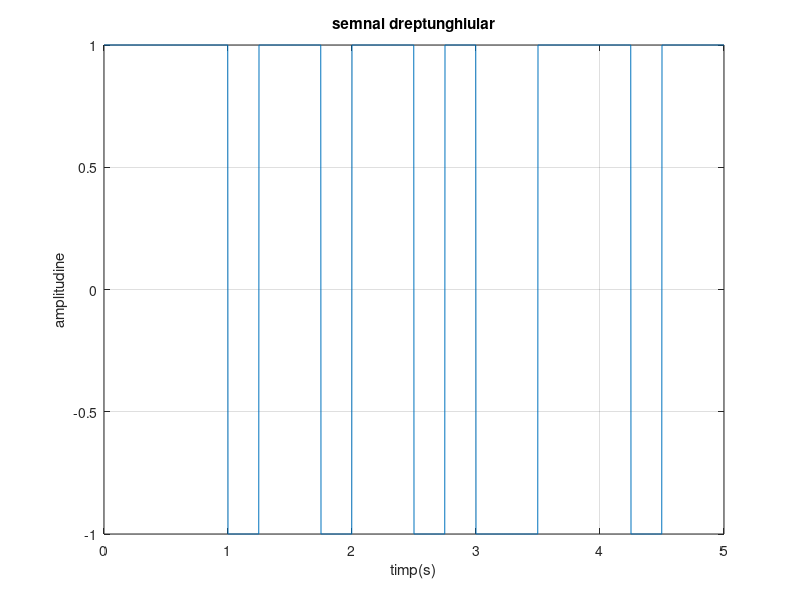
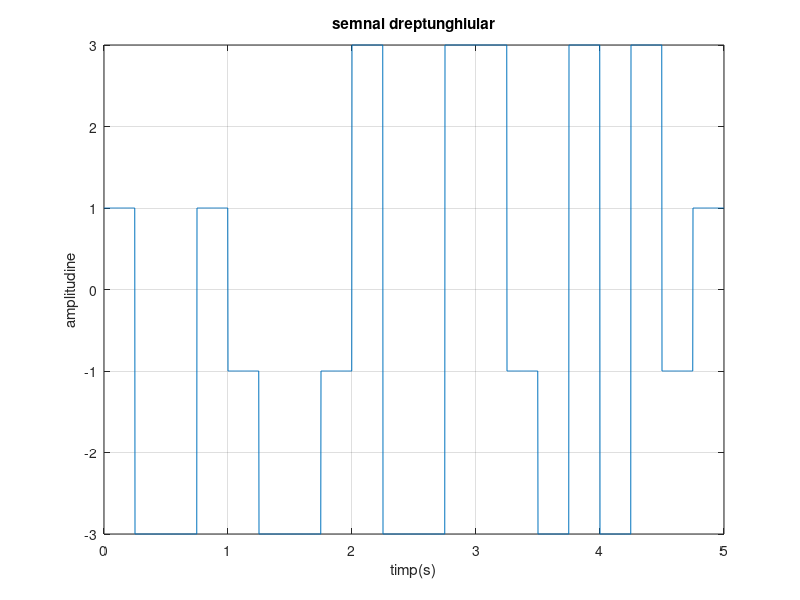
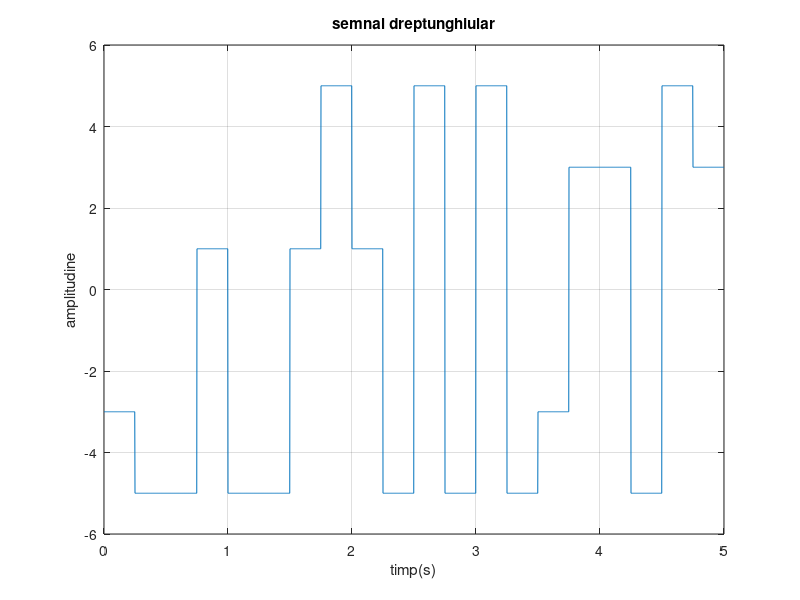
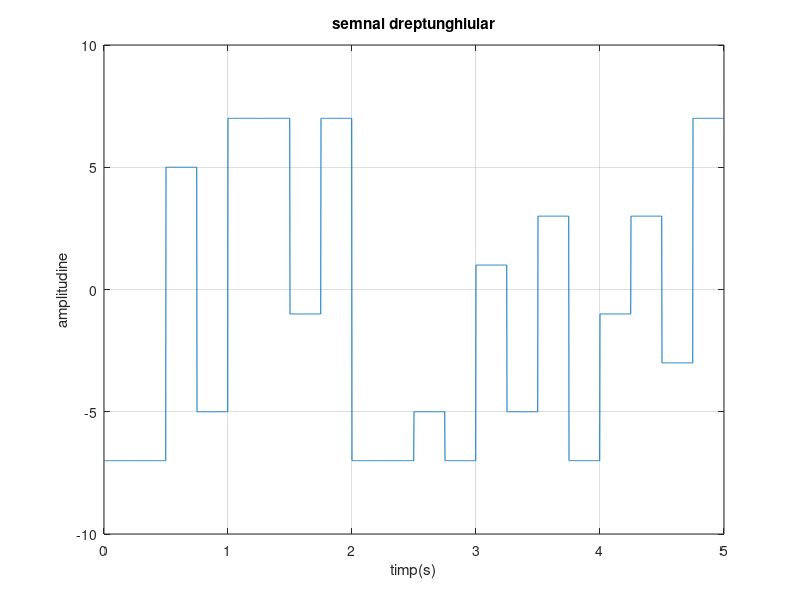

MATLAB code to generate these figures, in order:
figure(1);
t= 0:0.002:5;
n=125;% n=0.25/0.002
v=randn(1,20);k=1;s=[0 0 0];
for p=1:length(v)
    if v(1,p)<0
        v(1,p)=-1; % pe nivelurile date
    else v(1,p)=1;    
    end
end
for i=1:20
    for j=1:125
        s(1,k) = v(1,i); %generarea semnalului s;
        k=k+1;
    end
end
s(1,k)=v(1,i);
plot(t,s), xlabel('timp(s)'), ylabel('amplitudine'), title('semnal dreptunghiular'),grid;
figure(2);
    t= 0:0.002:5;
n=125;  % n=0.25/0.002
v=randn(1,20);k=1;s=[0 0 0];
for p=1:length(v)
    if v(1,p)<-0.5
        v(1,p)=-3;
    end
    if v(1,p)>-0.5 && v(1,p)<0
        v(1,p)=-1;  
    end
    if v(1,p)>0.5
        v(1,p)=3;
    end
    if v(1,p)>0 && v(1,p)<0.5
        v(1,p)=1;
    end
end   
for i=1:20
    
    for j=1:125
        s(1,k) = v(1,i);
        k=k+1;
    end
end
s(1,k)=v(1,i);
plot(t,s), xlabel('timp(s)'), ylabel('amplitudine'), title('semnal dreptunghiular'),grid;
figure(3)
    t= 0:0.002:5;
n=125;  % n=0.25/0.002
v=randn(1,20);k=1;s=[0 0 0];
for p=1:length(v)
    if v(1,p)<-0.66
        v(1,p)=-5;
    end
    if v(1,p)>-0.66 && v(1,p)<-0.33
        v(1,p)=-3;  
    end
    if v(1,p)>-0.33 && v(1,p)<0
        v(1,p)=-5;
    end
    if v(1,p)>0.66
        v(1,p)=5;
    end
    if v(1,p)>0.33 && v(1,p)<0.66
        v(1,p)=3;
    end
    if v(1,p)>0 && v(1,p)<0.33
        v(1,p)=1;
    end
end   
for i=1:20
    for j=1:125
        s(1,k) = v(1,i);
        k=k+1;
    end
end
s(1,k)=v(1,i);
plot(t,s), xlabel('timp(s)'), ylabel('amplitudine'), title('semnal dreptunghiular'),grid;
figure(4);
    t= 0:0.002:5;
n=125;  % n=0.25/0.002
v=randn(1,20);k=1;s=[0 0 0];
for p=1:length(v)
    if v(1,p)<-0.75
        v(1,p)=-7;
    end
    if v(1,p)>-0.75 && v(1,p)<-0.5
        v(1,p)=-5;  
    end
    if v(1,p)>-0.5 && v(1,p)<-0.25
        v(1,p)=-3;
    end
    if v(1,p)>-0.25 && v(1,p)<0
        v(1,p)=-1;
    end 
    if v(1,p)>0.75
        v(1,p)=7;
    end
    if v(1,p)>0.5 && v(1,p)<0.75
        v(1,p)=5;
    end
    if v(1,p)>0.25 && v(1,p)<0.5
        v(1,p)=3;
    end
    if v(1,p)>0 && v(1,p)<0.25
        v(1,p)=1;
    end
end   
for i=1:20
    for j=1:125
        s(1,k) = v(1,i);
        k=k+1;
    end
end
s(1,k)=v(1,i);
plot(t,s), xlabel('timp(s)'), ylabel('amplitudine'), title('semnal dreptunghiular'),grid;
figure(5);
t= 0:0.02:4.8;
n=12.5;
v=randn(1,20);k=1;s=[0 0 0];
for p=1:length(v)
    if v(1,p)<0
        v(1,p)=-1;
    else v(1,p)=1;    
    end
end
for i=1:20
    for j=1:n
        s(1,k) = v(1,i);
        k=k+1;
    end
end
s(1,k)=v(1,i);
plot(t,s), xlabel('timp(s)'), ylabel('amplitudine'), title('semnal dreptunghiular'),grid;
figure(6);
    t= 0:0.02:4.8;
n=12.5;  % n=0.25/0.002
v=randn(1,20);k=1;s=[0 0 0];
for p=1:length(v)
    if v(1,p)<-0.5
        v(1,p)=-3;
    end
    if v(1,p)>-0.5 && v(1,p)<0
        v(1,p)=-1;  
    end
    if v(1,p)>0.5
        v(1,p)=3;
    end
    if v(1,p)>0 && v(1,p)<0.5
        v(1,p)=1;
    end
end   
for i=1:20
    for j=1:n
        s(1,k) = v(1,i);
        k=k+1;
    end
end
s(1,k)=v(1,i);
plot(t,s), xlabel('timp(s)'), ylabel('amplitudine'), title('semnal dreptunghiular'),grid;
figure(7);
    t= 0:0.02:4.8;
n=12.5;  % n=0.25/0.02
v=randn(1,20);k=1;s=[0 0 0];
for p=1:length(v)
    if v(1,p)<-0.66
        v(1,p)=-5;
    end
    if v(1,p)>-0.66 && v(1,p)<-0.33
        v(1,p)=-3;  
    end
    if v(1,p)>-0.33 && v(1,p)<0
        v(1,p)=-5;
    end
    if v(1,p)>0.66
        v(1,p)=5;
    end
    if v(1,p)>0.33 && v(1,p)<0.66
        v(1,p)=3;
    end
    if v(1,p)>0 && v(1,p)<0.33
        v(1,p)=1;
    end
end   
for i=1:20
    for j=1:n
        s(1,k) = v(1,i);
        k=k+1;
    end
end
s(1,k)=v(1,i);
plot(t,s), xlabel('timp(s)'), ylabel('amplitudine'), title('semnal dreptunghiular'),grid;
figure(8);
    t= 0:0.02:4.8;
n=12.5;  % n=0.25/0.02
v=randn(1,20);k=1;s=[0 0 0];
for p=1:length(v)
    if v(1,p)<-0.75
        v(1,p)=-7;
    end
    if v(1,p)>-0.75 && v(1,p)<-0.5
        v(1,p)=-5;  
    end
    if v(1,p)>-0.5 && v(1,p)<-0.25
        v(1,p)=-3;
    end
    if v(1,p)>-0.25 && v(1,p)<0
        v(1,p)=-1;
    end 
    if v(1,p)>0.75
        v(1,p)=7;
    end
    if v(1,p)>0.5 && v(1,p)<0.75
        v(1,p)=5;
    end
    if v(1,p)>0.25 && v(1,p)<0.5
        v(1,p)=3;
    end
    if v(1,p)>0 && v(1,p)<0.25
        v(1,p)=1;
    end    
end   
for i=1:20   
    for j=1:n
        s(1,k) = v(1,i);
        k=k+1;
    end
end
s(1,k)=v(1,i);
plot(t,s), xlabel('timp(s)'), ylabel('amplitudine'), title('semnal dreptunghiular'),grid;
figure(9);
t= 0:0.2:4;
n=1.25;
v=randn(1,20);k=1;s=[0 0 0];
for p=1:length(v)
    if v(1,p)<0
        v(1,p)=-1;
    else v(1,p)=1;    
    end
end
for i=1:20  
    for j=1:n
        s(1,k) = v(1,i);
        k=k+1;
    end
end
s(1,k)=v(1,i);
plot(t,s), xlabel('timp(s)'), ylabel('amplitudine'), title('semnal dreptunghiular'),grid;
figure(10);
    t= 0:0.2:4;
n=1.25;  % n=0.25/0.2
v=randn(1,20);k=1;s=[0 0 0];
for p=1:length(v)
    if v(1,p)<-0.5
        v(1,p)=-3;
    end
    if v(1,p)>-0.5 && v(1,p)<0
        v(1,p)=-1;  
    end
    if v(1,p)>0.5
        v(1,p)=3;
    end
    if v(1,p)>0 && v(1,p)<0.5
        v(1,p)=1;
    end   
end   
for i=1:20
    for j=1:n
        s(1,k) = v(1,i);
        k=k+1;
    end
end
s(1,k)=v(1,i);
plot(t,s), xlabel('timp(s)'), ylabel('amplitudine'), title('semnal dreptunghiular'),grid;
figure(11);
    t= 0:0.2:4;
n=1.25;  % n=0.25/0.2
v=randn(1,20);k=1;s=[0 0 0];
for p=1:length(v)
    if v(1,p)<-0.66
        v(1,p)=-5;
    end
    if v(1,p)>-0.66 && v(1,p)<-0.33
        v(1,p)=-3;  
    end
    if v(1,p)>-0.33 && v(1,p)<0
        v(1,p)=-5;
    end
    if v(1,p)>0.66
        v(1,p)=5;
    end
    if v(1,p)>0.33 && v(1,p)<0.66
        v(1,p)=3;
    end
    if v(1,p)>0 && v(1,p)<0.33
        v(1,p)=1;
    end
end   
for i=1:20
    for j=1:n
        s(1,k) = v(1,i);
        k=k+1;
    end
end
s(1,k)=v(1,i);
plot(t,s), xlabel('timp(s)'), ylabel('amplitudine'), title('semnal dreptunghiular'),grid;
figure(12);
    t= 0:0.2:4;
n=1.25;  % n=0.25/0.2
v=randn(1,20);k=1;s=[0 0 0];
for p=1:length(v)
    if v(1,p)<-0.75
        v(1,p)=-7;
    end
    if v(1,p)>-0.75 && v(1,p)<-0.5
        v(1,p)=-5;  
    end
    if v(1,p)>-0.5 && v(1,p)<-0.25
        v(1,p)=-3;
    end
    if v(1,p)>-0.25 && v(1,p)<0
        v(1,p)=-1;
    end 
    if v(1,p)>0.75
        v(1,p)=7;
    end
    if v(1,p)>0.5 && v(1,p)<0.75
        v(1,p)=5;
    end
    if v(1,p)>0.25 && v(1,p)<0.5
        v(1,p)=3;
    end
    if v(1,p)>0 && v(1,p)<0.25
        v(1,p)=1;
    end  
end   
for i=1:20 
    for j=1:n
        s(1,k) = v(1,i);
        k=k+1;
    end
end
s(1,k)=v(1,i);
plot(t,s), xlabel('timp(s)'), ylabel('amplitudine'), title('semnal dreptunghiular'),grid;